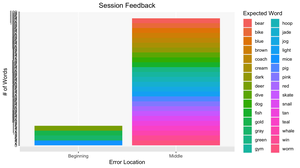

Write the R code that produced this figure.


plotBME <- function(sound) {
   library(dplyr)
  library(ggplot2)
 library(stringr)
 library(ggeasy)

incorrectData <- read.csv("ErrorFile.csv", sep=';')
number_of_lines <- nrow(read.csv("ErrorFile.csv", sep=';'))

errorWords <-incorrectData %>%
  filter(str_detect(WhereErrorOccurred, "Beginning|Middle|End"))

  s <- paste("^", sound, sep="")
  Words <- errorWords %>%
    filter(str_detect(Word, s))
  ggplot(Words, aes(x=WhereErrorOccurred, fill=Word)) +
    geom_bar(stat="count") +
    scale_y_continuous(breaks=seq(0,number_of_lines,1)) +
    ggtitle(label="Session Feedback") +
    xlab(label="Error Location") +
    ylab(label="# of Words") +
    ggeasy:: easy_center_title() +
    labs(fill="Expected Word")

}

plotBME("r")
